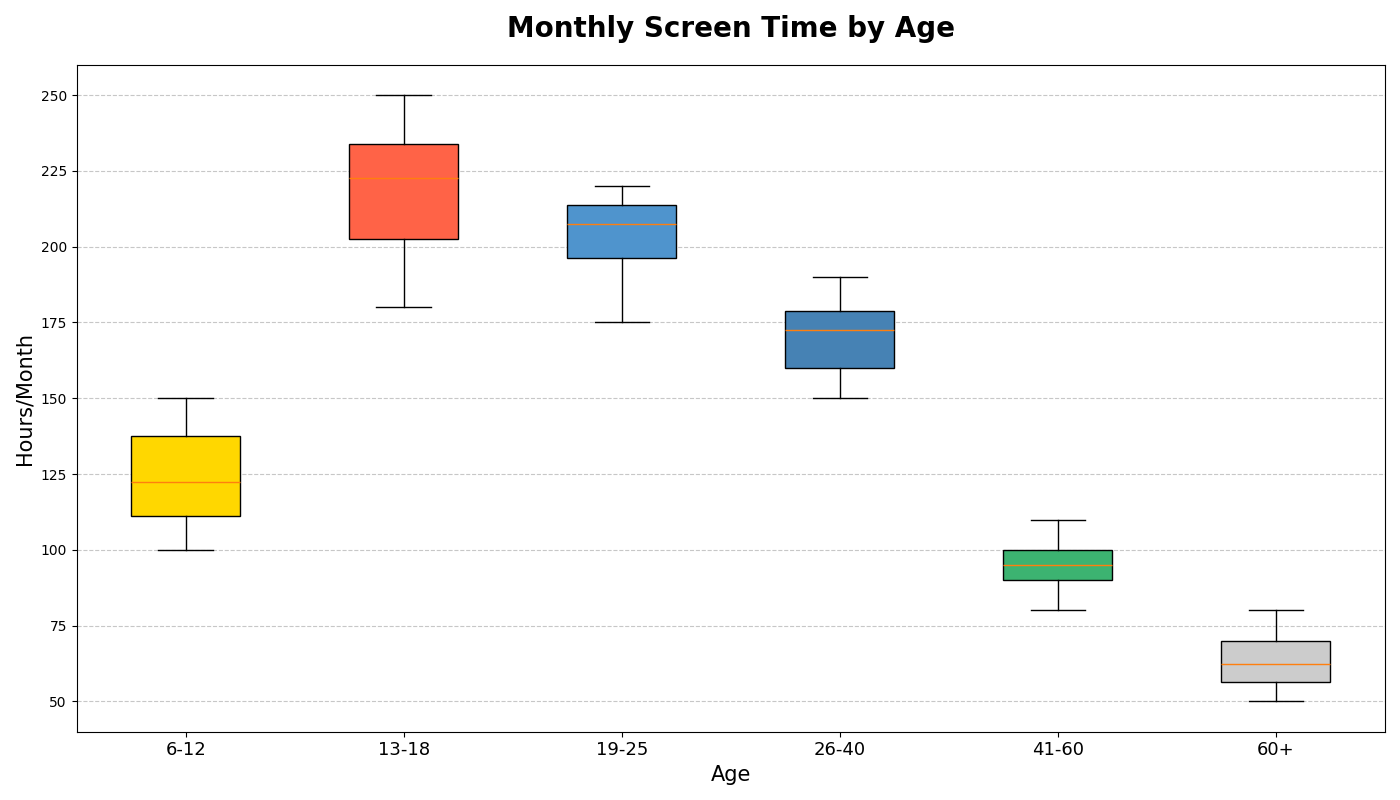

Reproduce this figure in Python.
import matplotlib.pyplot as plt

# Age groups (Removed unused variable)
age_groups = [
    '6-12', '13-18', '19-25', 
    '26-40', '41-60', '60+'
]

# Constructing the data (in hours)
screen_time_6_12 = [120, 130, 110, 115, 145, 150, 100, 105, 140, 125]
screen_time_13_18 = [200, 220, 210, 190, 180, 230, 240, 250, 225, 235]
screen_time_19_25 = [180, 175, 200, 220, 210, 195, 205, 210, 215, 220]
screen_time_26_40 = [150, 160, 175, 180, 185, 160, 170, 175, 160, 190]
screen_time_41_60 = [90, 100, 95, 85, 80, 105, 110, 95, 100, 90]
screen_time_60_plus = [60, 70, 55, 50, 65, 60, 75, 80, 70, 55]

# Grouping the data
screen_time_data = [
    screen_time_6_12, screen_time_13_18, screen_time_19_25,
    screen_time_26_40, screen_time_41_60, screen_time_60_plus
]

# Initialize the plot
fig, ax = plt.subplots(figsize=(14, 8))

# Create the vertical boxplot
box = ax.boxplot(screen_time_data, vert=True, patch_artist=True)

# Customizing box colors
colors = ['#ffd700', '#ff6347', '#4f94cd', '#4682b4', '#3cb371', '#ccc']
for patch, color in zip(box['boxes'], colors):
    patch.set_facecolor(color)

# Set the title and labels
ax.set_title('Monthly Screen Time by Age', fontsize=20, fontweight='bold', pad=20)
ax.set_ylabel('Hours/Month', fontsize=15)
ax.set_xticklabels(age_groups, fontsize=13)
ax.set_xlabel('Age', fontsize=15)

# Add gridlines for better readability
ax.yaxis.grid(True, linestyle='--', alpha=0.7)

# Adjust layout to prevent overlapping
plt.tight_layout()

# Display the plot
plt.show()
